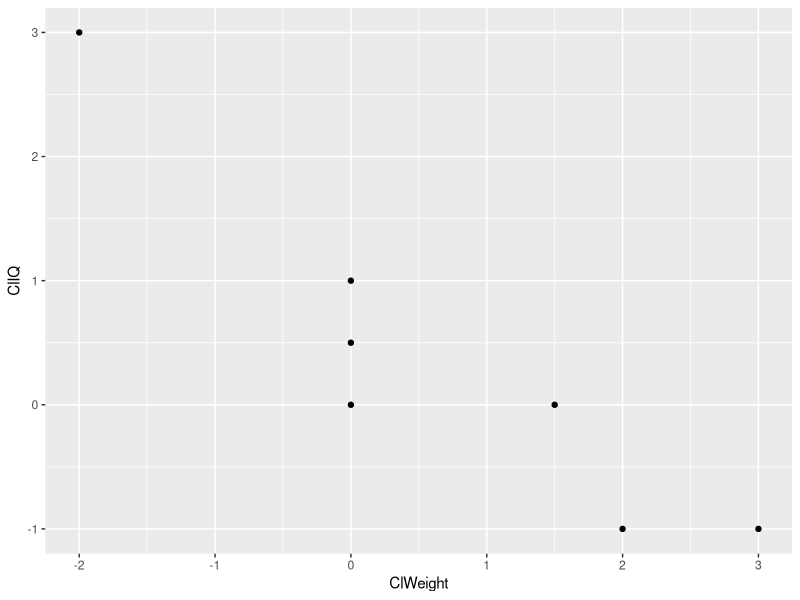
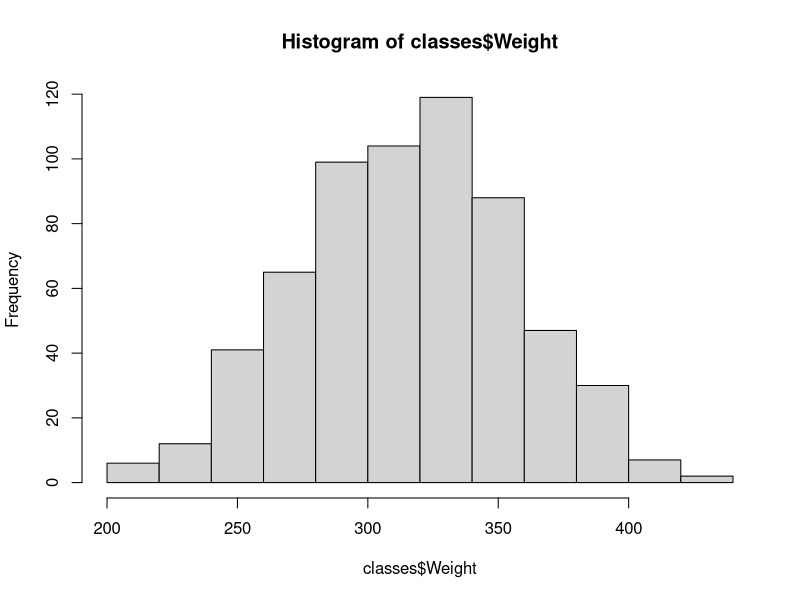
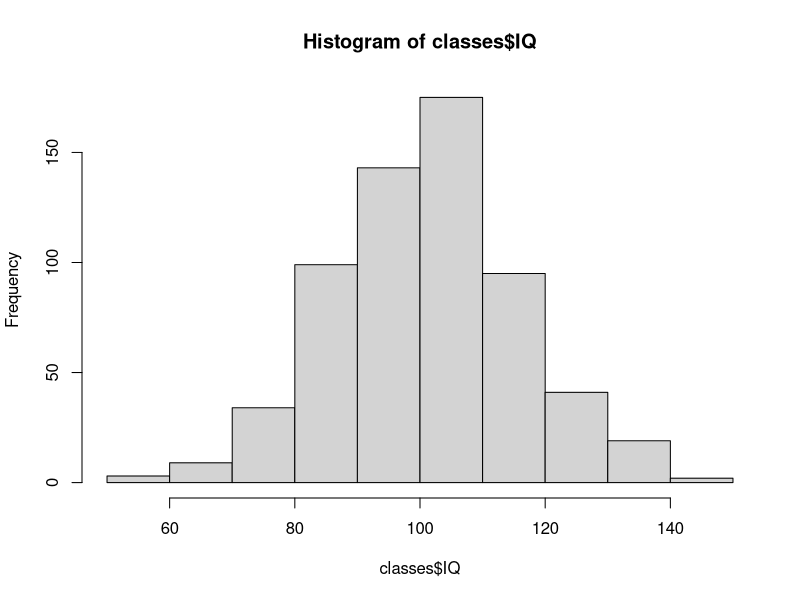
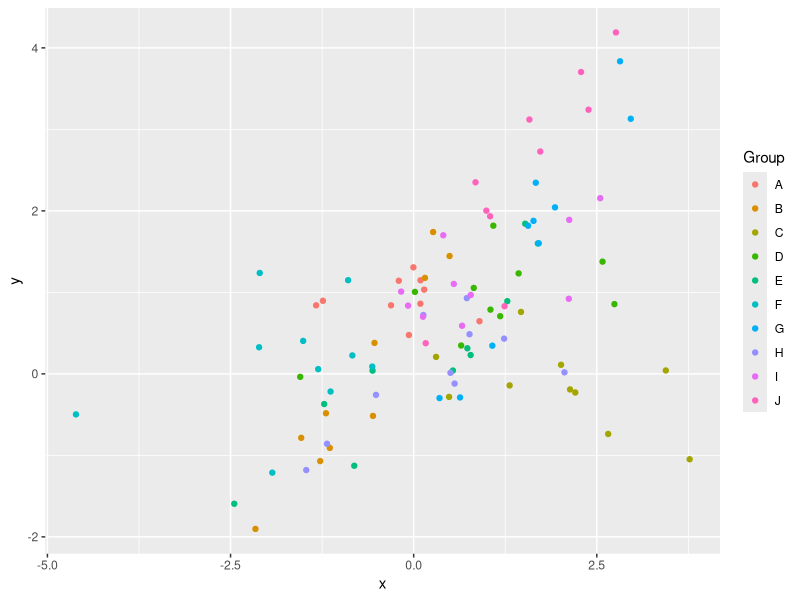

These figures' R source, in order:
library(ggplot2)
library(tidyverse)
library(lme4)
library(broom)

Species <- list(
  Stoker=c(
  "Monstrous Nightmare", "Terrible Terror", "Red Death", "Typhoomerang", "Fireworm",
  "Fire Terror", "Singetail", "Hobblegrunt", "Flame Whipper", "Green Death",
  "Night Terror", "Silver Phantom"),

"Boulder"=c(
  "Gronckle", "Hotburple", "Whispering Death", "Screaming Death", 
  "Catastrophic Quaken", "Eruptodon", "Sentinel", "Snafflefang", "Grapple Grounder", 
  "Crimson Goregutter"),

"Tracker"=
  c("Rumblehorn", "Thunderclaw", "Mudraker", "Snifflehunch"),

"Sharp"=c(
  "Deadly Nadder", "Stormcutter", "Timberjack", "Razorwhip", 
  "Grim Gnasher", "Speed Stinger", "Raincutter", "Windstriker", "Stinger",
  "Shivertooth", "Prickleboggle", "Devilish Dervish", "Thornridge"),

#"Tidal Class dragons live in or near the ocean, and unlike most dragons, they do not breathe fire as their ranged attacks, and although very few can, they rarely do use them. The dragons in this class are generally larger in size than most of the other classes. Hiccup also stated that Tidal Class dragons don't react well to signs of aggression. The dragons included are:",
"Tidal"=c(
  "Thunderdrum", "Scauldron", "Seashocker", "Submaripper", "Shellfire",
  "Sliquifier", "Sand Wraith", "Tide Glider", "Shockjaw", "Windwalker",
  "Purple Death", "Luminous Krayfin", "Bewilderbeast"),

#"Little is known about the Mystery Class dragons due to how stealthy and
# sneaky they are. Dragons in this class are generally more feared than those in
# the other dragon classes. The dragon Species included are:",

"Mystery"=c(
  "Hideous Zippleback", "Changewing", "Lycanwing", "Boneknapper",
  "Armorwing", "Dramillion", "Smothering Smokebreath", "Flightmare",
  "Buffalord", "Slithersong", "Slitherwing", "Snow Wraith", "Sandbuster",
  "Cavern Crasher", "Gobsucker", "Sweet Death", "Sword Stealer",
  "Foreverwing", "Death Song", "Hobgobbler", "Silkspanner", "Snaptrapper",
  "Shadow Wing"),

#"Strike Class dragons are characterized by their "blazing speed, vice-like jaw
# strength, and extreme intelligence," as well as pinpoint accuracy, powerful
# attacks, explosive firepower and a unique ability to allow them to navigate in
# their respective environments/atmosphere. The dragons in this class are some of
# the rarest of all dragons, and some are close to extinction. They are also the
# most difficult to train but the most loyal once they have been trained, they
# are also generally among the most powerful dragons. The dragons included are:",

"Strike"=c(
  "Night Fury", "Triple Stryke", "Skrill", "Deathgripper", "Snow Wraith",
  "Light Fury"))


classes <- names(Species)
# [1] "Stoker"  "Boulder" "Tracker" "Sharp"   "Tidal"   "Mystery" "Strike" 

classes <- read.table(text=
'"Class"     "ClWeight"    "ClIQ"
"Stoker"       0          0
"Boulder"      3         -1
"Tracker"      0         1
"Sharp"        2        -1 
"Tidal"        1.5        0
"Mystery"      0          .5
"Strike"       -2          3', header=TRUE) 

ggplot(classes, aes(x=ClWeight, y=ClIQ)) + geom_point()

classes$Species <- map_chr(Species, paste, collapse=",")
classes <- classes %>% separate_rows(Species, sep=", *") %>%
  group_by(Class) %>% 
  mutate(SpWeight=rnorm(n(), mean=ClWeight, sd=1)) %>%
  mutate(SpIQ=rnorm(n(), mean=ClIQ, sd=1)) %>%
  mutate(SpIntercept=rnorm(n(), mean=0, sd=1)) %>%
  mutate(SpCoef=rnorm(n(), mean=0.25, sd=.3)) %>%
  mutate(nn=sample(5:10, 1)) %>%
  uncount(nn) %>% ungroup() %>%
  mutate(Weight=rnorm(n(), mean=SpWeight)) %>%
  mutate(IQ=SpIntercept + SpCoef * Weight + rnorm(n(), mean=SpIQ)) %>%
  mutate(Weight=300 + 20 * Weight, 
         IQ=100 + 15 * IQ / sd(IQ))

hist(classes$Weight)
hist(classes$IQ)

write.csv(classes, file="dragon_IQ.csv")


lmod1 <- lmer(IQ ~ Weight + (1|Class/Species), data=classes)
lmod2 <- lmer(IQ ~ 1 + (1|Class/Species), data=classes)
lmod3 <- lmer(IQ ~ Weight + (1|Species), data=classes)
anova(lmod1, lmod2)
anova(lmod1, lmod3)
lmod3 <- lmer(IQ ~ Weight + (Weight|Class/Species), data=classes)
lmod4 <- lmer(IQ ~ 1 + (Weight|Class/Species), data=classes)
anova(lmod3, lmod4)

lm(IQ ~ Weight + Species, data=classes) %>% tidy()




df <- data.frame(Group=LETTERS[1:10]) %>%
  mutate(yGroup=rnorm(n()), xGroup=rnorm(n())) %>%
  mutate(coefGroup=rnorm(n(), mean=.15)) %>%
  mutate(size=sample(5:10, 1)) %>% uncount(size) %>%
  group_by(Group) %>%
  mutate(x=xGroup + rnorm(n()), y=yGroup + coefGroup * x + rnorm(n(), sd=.5))

ggplot(df, aes(x=x, y=y, color=Group)) + geom_point()
lm(y ~ x + Group, data=df) %>% tidy()

lmod1 <- lmer(y ~ x + (1|Group), data=df)
lmod2 <- lmer(y ~ 1 + (1|Group), data=df)
anova(lmod1, lmod2)

